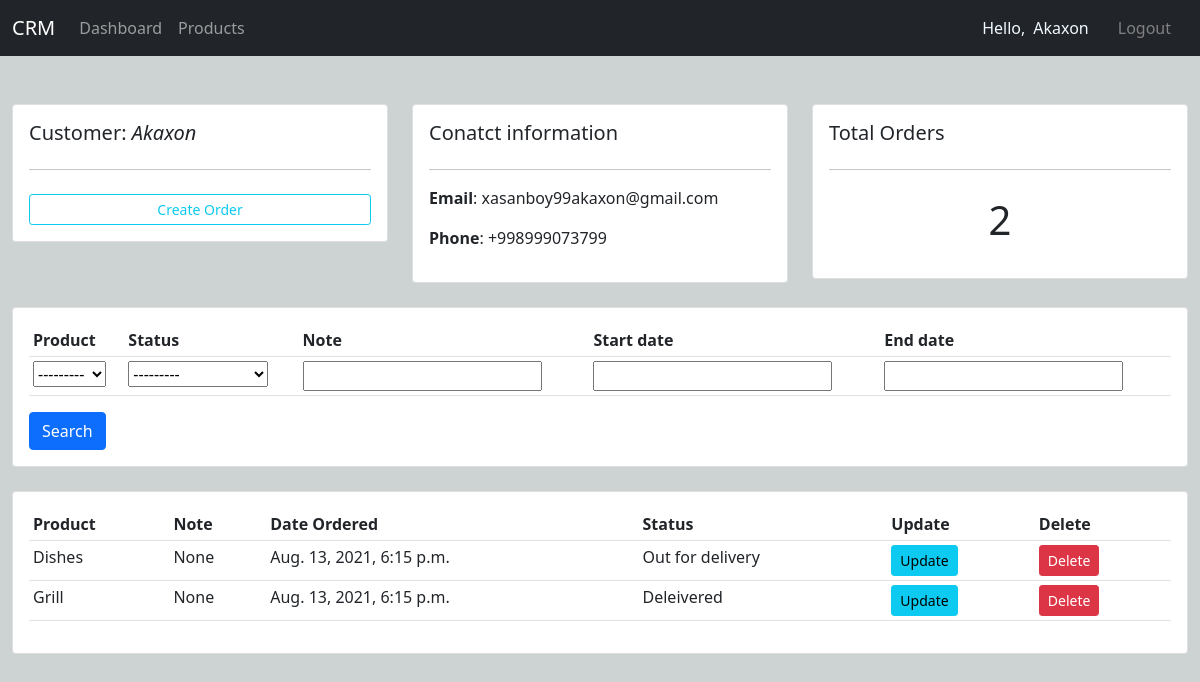
Screenshot of /customer/10/ (signed in) with the database file from the repository.
### accounts/models.py (models this page shows, shortened)
class Customer(models.Model):
    user = models.OneToOneField(
        User, null=True, blank=True, on_delete=models.CASCADE)
    name = models.CharField(max_length=200, null=True)
    phone = models.CharField(max_length=200, null=True, blank=True)
    email = models.CharField(max_length=200, null=True, blank=True)
    profile_pic = models.ImageField(
        default="profile.png", null=True, blank=True)
    date_created = models.DateTimeField(auto_now_add=True, null=True)

class Order(models.Model):
    STATUS = (
        ('Pending', 'Pending'),
        ('Out for delivery', 'Out for delivery'),
        ('Deleivered', 'Deleivered')
    )
    customer = models.ForeignKey(
        Customer, null=True, on_delete=models.SET_NULL)
    product = models.ForeignKey(Product, null=True, on_delete=models.SET_NULL)
    date_created = models.DateTimeField(auto_now_add=True, null=True)
    status = models.CharField(max_length=200, null=True, choices=STATUS)
    note = models.CharField(max_length=200, null=True, blank=True)

class Product(models.Model):
    CATEGORY = (
        ('Indoor', 'Indoor'),
        ('Outdoor', 'Outdoor')
    )
    name = models.CharField(max_length=200, null=True)
    price = models.FloatField(null=True)
    category = models.CharField(max_length=200, null=True, choices=CATEGORY)
    description = models.TextField(null=True, blank=True)
    date_created = models.DateTimeField(auto_now_add=True, null=True)
    tag = models.ManyToManyField(Tag)
    def __str__(self):
        return self.name

### accounts/decorators.py (the view)
        def wrapper_func(request, *args, **kwargs):
            group = None
            if request.user.groups.exists():
                group = request.user.groups.all()[0].name
            if group in allowed_roles:
                return view_func(request, *args, **kwargs)
            else:
                return HttpResponse('You are not authorized to view this page')

### accounts/views.py (called while the page is built)
@login_required(login_url='login')
@allowed_users(allowed_roles=['admin'])
def customer(request, pk_test):
    customer = Customer.objects.get(id=pk_test)
    orders = customer.order_set.all()
    orders_count = orders.count()
    myFilter = OrderFilter(request.GET, queryset=orders)
    orders = myFilter.qs
    context = {'customer': customer, 'orders': orders,
               'orders_count': orders_count, 'myFilter': myFilter}
    return render(request, 'accounts/customer.html', context)

### accounts/templates/accounts/customer.html (shortened to what this page needs)
{% extends 'accounts/main.html' %}
{% block content %}
<br>
<div class="row">
  <div class="col-md">
    <div class="card card-body">
      <h5>Customer: <i>{{customer.name}}</i> </h5>
      <hr>
      <a href="{% url 'create_order' customer.id %}" class="btn btn-outline-info btn-sm btn-block mt-2">Create Order</a>
    </div>
  </div>
  <div class="col-md">
    <div class="card card-body">
      <h5>Conatct information</h5>
      <hr>
      <p><b>Email</b>: {{customer.email}}</p>
      <p><b>Phone</b>: {{customer.phone}}</p>
    </div>
  </div>
  <div class="col-md">
    <div class="card card-body">
      <h5>Total Orders</h5>
      <hr>
      <h1 style="text-align: center; padding: 10px; ">{{orders_count}}</h1>
    </div>
  </div>
</div>
<br>
<div class="row">
  <div class="col">
    <div class="card card-body">
      <form action="" method="get">
        <table class="table table-sm">
          <tr>
            <th>Product</th>
            <th>Status</th>
            <th>Note</th>
            <th>Start date</th>
            <th>End date</th>
          </tr>
          <tr>
            {% for filter in myFilter.form  %}
            <td>{{filter}}</td>
            {% endfor %}
          </tr>
        </table>
        <button type="submit" class="btn btn-primary">Search</button>
      </form>
    </div>
  </div>
</div>
<br>
<div class="row">
  <div class="col-md">
    <div class="card card-body">
      <table class="table table-sm">
        <tr>
          <th>Product</th>
          <th>Note</th>
          <th>Date Ordered</th>
          <th>Status</th>
          <th>Update</th>
          <th>Delete</th>
        </tr>
        {% for order in orders %}
        <tr>
          <td>{{order.product}}</td>
          <td>{{order.note}}</td>
          <td>{{order.date_created}}</td>
          <td>{{order.status}}</td>
          <td><a href="{% url 'update_order' order.id %}" class="btn btn-info btn-sm">Update</a></td>
          <td><a href="{% url 'delete_order' order.id %}" class="btn btn-danger btn-sm">Delete</a></td>
        </tr>
        {% endfor %}
      </table>
    </div>
  </div>
</div>
{% endblock content %}

### accounts/templates/accounts/navbar.html (shortened to what this page needs)
{% load active_link_tags %}
<nav class="navbar navbar-expand-lg navbar-dark bg-dark">
  <div class="container-fluid">
    <a class="navbar-brand" href="{% url 'dashboard' %}">CRM</a>
    <div class="collapse navbar-collapse" id="navbarNav">
      <ul class="navbar-nav">
        {% if request.user.is_staff %}
        <li class="nav-item">
          <a class="nav-link {% active_link 'dashboard' %}" aria-current="page" href="{% url 'dashboard' %}">Dashboard</a>
        </li>
        <li class="nav-item">
          <a class="nav-link {% active_link 'products' %}" href="{% url 'products' %}">Products</a>
        </li>
        {% else %}
        <li class="nav-item">
          <a class="nav-link {% active_link 'account' %}" href="{% url 'account' %}">Settings</a>
        </li>
        {% endif %}
      </ul>
    </div>
  </div>
  <span style="color: aliceblue;" class="mx-2">Hello, </span>
  <span style="color: aliceblue;">{{request.user}}</span>
  <span><a href="{% url 'logout' %}" class="mx-3 btn btn-link" style="text-decoration: none; color:gray;">Logout</a></span>
</nav>

### static/css/main.css (style rules this page uses)
body { background: #CDD3D2; }

### rows the page displays
Customer: name "Akaxon", email "xasanboy99akaxon@gmail.com", phone "+998999073799"
Order: product "Dishes", note "None", date_created "Aug. 13, 2021, 6:15 p.m.", status "Out for delivery"
Order: product "Grill", note "None", date_created "Aug. 13, 2021, 6:15 p.m.", status "Deleivered"

### other values shown
{{ request.user }} "Akaxon"
{{ orders_count }} "2"
